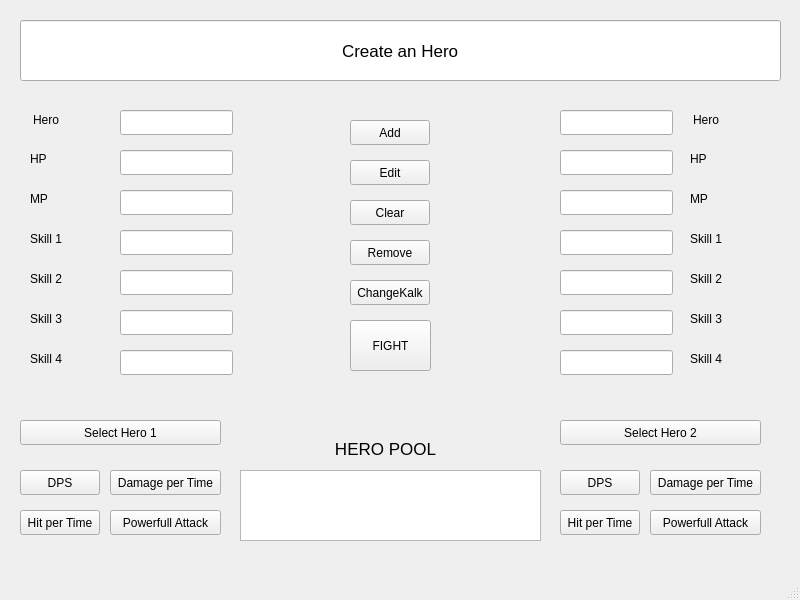
<?xml version="1.0" encoding="UTF-8"?>
<ui version="4.0">
 <class>heroWindow</class>
 <widget class="QMainWindow" name="heroWindow">
  <property name="geometry">
   <rect>
    <x>0</x>
    <y>0</y>
    <width>800</width>
    <height>600</height>
   </rect>
  </property>
  <property name="windowTitle">
   <string>Hero Kalk</string>
  </property>
  <widget class="QWidget" name="centralwidget">
   <widget class="QLabel" name="nameLabel1">
    <property name="geometry">
     <rect>
      <x>33</x>
      <y>110</y>
      <width>51</width>
      <height>20</height>
     </rect>
    </property>
    <property name="text">
     <string>Hero</string>
    </property>
   </widget>
   <widget class="QLabel" name="HPLabel1">
    <property name="geometry">
     <rect>
      <x>30</x>
      <y>150</y>
      <width>54</width>
      <height>17</height>
     </rect>
    </property>
    <property name="text">
     <string>HP</string>
    </property>
   </widget>
   <widget class="QLabel" name="MPLabel1">
    <property name="geometry">
     <rect>
      <x>30</x>
      <y>190</y>
      <width>54</width>
      <height>17</height>
     </rect>
    </property>
    <property name="text">
     <string>MP</string>
    </property>
   </widget>
   <widget class="QLabel" name="skill1Label1">
    <property name="geometry">
     <rect>
      <x>30</x>
      <y>230</y>
      <width>54</width>
      <height>17</height>
     </rect>
    </property>
    <property name="text">
     <string>Skill 1</string>
    </property>
   </widget>
   <widget class="QLabel" name="skill2Label1">
    <property name="geometry">
     <rect>
      <x>30</x>
      <y>270</y>
      <width>54</width>
      <height>17</height>
     </rect>
    </property>
    <property name="text">
     <string>Skill 2</string>
    </property>
   </widget>
   <widget class="QLabel" name="skill3Label1">
    <property name="geometry">
     <rect>
      <x>30</x>
      <y>310</y>
      <width>54</width>
      <height>17</height>
     </rect>
    </property>
    <property name="text">
     <string>Skill 3</string>
    </property>
   </widget>
   <widget class="QLabel" name="skill4Label1">
    <property name="geometry">
     <rect>
      <x>30</x>
      <y>350</y>
      <width>54</width>
      <height>17</height>
     </rect>
    </property>
    <property name="text">
     <string>Skill 4</string>
    </property>
   </widget>
   <widget class="QLineEdit" name="heroLine1">
    <property name="geometry">
     <rect>
      <x>120</x>
      <y>110</y>
      <width>113</width>
      <height>25</height>
     </rect>
    </property>
    <property name="readOnly">
     <bool>true</bool>
    </property>
   </widget>
   <widget class="QLineEdit" name="HPLine1">
    <property name="geometry">
     <rect>
      <x>120</x>
      <y>150</y>
      <width>113</width>
      <height>25</height>
     </rect>
    </property>
    <property name="readOnly">
     <bool>true</bool>
    </property>
   </widget>
   <widget class="QLineEdit" name="MPLine1">
    <property name="geometry">
     <rect>
      <x>120</x>
      <y>190</y>
      <width>113</width>
      <height>25</height>
     </rect>
    </property>
    <property name="readOnly">
     <bool>true</bool>
    </property>
   </widget>
   <widget class="QLineEdit" name="skill1Line1">
    <property name="geometry">
     <rect>
      <x>120</x>
      <y>230</y>
      <width>113</width>
      <height>25</height>
     </rect>
    </property>
    <property name="readOnly">
     <bool>true</bool>
    </property>
   </widget>
   <widget class="QLineEdit" name="skill2Line1">
    <property name="geometry">
     <rect>
      <x>120</x>
      <y>270</y>
      <width>113</width>
      <height>25</height>
     </rect>
    </property>
    <property name="readOnly">
     <bool>true</bool>
    </property>
   </widget>
   <widget class="QLineEdit" name="skill3Line1">
    <property name="geometry">
     <rect>
      <x>120</x>
      <y>310</y>
      <width>113</width>
      <height>25</height>
     </rect>
    </property>
    <property name="readOnly">
     <bool>true</bool>
    </property>
   </widget>
   <widget class="QLineEdit" name="skill4Line1">
    <property name="geometry">
     <rect>
      <x>120</x>
      <y>350</y>
      <width>113</width>
      <height>25</height>
     </rect>
    </property>
    <property name="readOnly">
     <bool>true</bool>
    </property>
   </widget>
   <widget class="QPushButton" name="clearButton">
    <property name="geometry">
     <rect>
      <x>350</x>
      <y>200</y>
      <width>80</width>
      <height>25</height>
     </rect>
    </property>
    <property name="text">
     <string>Clear</string>
    </property>
   </widget>
   <widget class="QPushButton" name="addButton">
    <property name="geometry">
     <rect>
      <x>350</x>
      <y>120</y>
      <width>80</width>
      <height>25</height>
     </rect>
    </property>
    <property name="text">
     <string>Add</string>
    </property>
   </widget>
   <widget class="QPushButton" name="fightButton">
    <property name="geometry">
     <rect>
      <x>350</x>
      <y>320</y>
      <width>81</width>
      <height>51</height>
     </rect>
    </property>
    <property name="text">
     <string>FIGHT</string>
    </property>
   </widget>
   <widget class="QLineEdit" name="heroLine2">
    <property name="geometry">
     <rect>
      <x>560</x>
      <y>110</y>
      <width>113</width>
      <height>25</height>
     </rect>
    </property>
    <property name="readOnly">
     <bool>true</bool>
    </property>
   </widget>
   <widget class="QLineEdit" name="HPLine2">
    <property name="geometry">
     <rect>
      <x>560</x>
      <y>150</y>
      <width>113</width>
      <height>25</height>
     </rect>
    </property>
    <property name="readOnly">
     <bool>true</bool>
    </property>
   </widget>
   <widget class="QLineEdit" name="skill3Line2">
    <property name="geometry">
     <rect>
      <x>560</x>
      <y>310</y>
      <width>113</width>
      <height>25</height>
     </rect>
    </property>
    <property name="readOnly">
     <bool>true</bool>
    </property>
   </widget>
   <widget class="QLineEdit" name="skill4Line2">
    <property name="geometry">
     <rect>
      <x>560</x>
      <y>350</y>
      <width>113</width>
      <height>25</height>
     </rect>
    </property>
    <property name="readOnly">
     <bool>true</bool>
    </property>
   </widget>
   <widget class="QLineEdit" name="MPLine2">
    <property name="geometry">
     <rect>
      <x>560</x>
      <y>190</y>
      <width>113</width>
      <height>25</height>
     </rect>
    </property>
    <property name="readOnly">
     <bool>true</bool>
    </property>
   </widget>
   <widget class="QLineEdit" name="skill1Line2">
    <property name="geometry">
     <rect>
      <x>560</x>
      <y>230</y>
      <width>113</width>
      <height>25</height>
     </rect>
    </property>
    <property name="readOnly">
     <bool>true</bool>
    </property>
   </widget>
   <widget class="QLineEdit" name="skill2Line2">
    <property name="geometry">
     <rect>
      <x>560</x>
      <y>270</y>
      <width>113</width>
      <height>25</height>
     </rect>
    </property>
    <property name="readOnly">
     <bool>true</bool>
    </property>
   </widget>
   <widget class="QLabel" name="skill">
    <property name="geometry">
     <rect>
      <x>690</x>
      <y>230</y>
      <width>54</width>
      <height>17</height>
     </rect>
    </property>
    <property name="text">
     <string>Skill 1</string>
    </property>
   </widget>
   <widget class="QLabel" name="nameLabel2">
    <property name="geometry">
     <rect>
      <x>693</x>
      <y>110</y>
      <width>51</width>
      <height>20</height>
     </rect>
    </property>
    <property name="text">
     <string>Hero</string>
    </property>
   </widget>
   <widget class="QLabel" name="skill2Label2">
    <property name="geometry">
     <rect>
      <x>690</x>
      <y>270</y>
      <width>54</width>
      <height>17</height>
     </rect>
    </property>
    <property name="text">
     <string>Skill 2</string>
    </property>
   </widget>
   <widget class="QLabel" name="skill4Label2">
    <property name="geometry">
     <rect>
      <x>690</x>
      <y>350</y>
      <width>54</width>
      <height>17</height>
     </rect>
    </property>
    <property name="text">
     <string>Skill 4</string>
    </property>
   </widget>
   <widget class="QLabel" name="MPLabel2">
    <property name="geometry">
     <rect>
      <x>690</x>
      <y>190</y>
      <width>54</width>
      <height>17</height>
     </rect>
    </property>
    <property name="text">
     <string>MP</string>
    </property>
   </widget>
   <widget class="QLabel" name="HPLabel2">
    <property name="geometry">
     <rect>
      <x>690</x>
      <y>150</y>
      <width>54</width>
      <height>17</height>
     </rect>
    </property>
    <property name="text">
     <string>HP</string>
    </property>
   </widget>
   <widget class="QLabel" name="skill3Label2">
    <property name="geometry">
     <rect>
      <x>690</x>
      <y>310</y>
      <width>54</width>
      <height>17</height>
     </rect>
    </property>
    <property name="text">
     <string>Skill 3</string>
    </property>
   </widget>
   <widget class="QPushButton" name="selectHero1">
    <property name="geometry">
     <rect>
      <x>20</x>
      <y>420</y>
      <width>201</width>
      <height>25</height>
     </rect>
    </property>
    <property name="text">
     <string>Select Hero 1</string>
    </property>
   </widget>
   <widget class="QPushButton" name="selectHero2">
    <property name="geometry">
     <rect>
      <x>560</x>
      <y>420</y>
      <width>201</width>
      <height>25</height>
     </rect>
    </property>
    <property name="text">
     <string>Select Hero 2</string>
    </property>
   </widget>
   <widget class="QLineEdit" name="displayRes">
    <property name="geometry">
     <rect>
      <x>20</x>
      <y>20</y>
      <width>761</width>
      <height>61</height>
     </rect>
    </property>
    <property name="font">
     <font>
      <pointsize>13</pointsize>
     </font>
    </property>
    <property name="toolTip">
     <string>&lt;html&gt;&lt;head/&gt;&lt;body&gt;&lt;p&gt;&lt;br/&gt;&lt;/p&gt;&lt;p&gt;&lt;br/&gt;&lt;/p&gt;&lt;/body&gt;&lt;/html&gt;</string>
    </property>
    <property name="text">
     <string>Create an Hero</string>
    </property>
    <property name="alignment">
     <set>Qt::AlignCenter</set>
    </property>
    <property name="readOnly">
     <bool>true</bool>
    </property>
   </widget>
   <widget class="QPushButton" name="changeKalkHero">
    <property name="geometry">
     <rect>
      <x>350</x>
      <y>280</y>
      <width>80</width>
      <height>25</height>
     </rect>
    </property>
    <property name="text">
     <string>ChangeKalk</string>
    </property>
   </widget>
   <widget class="QLabel" name="label">
    <property name="geometry">
     <rect>
      <x>305</x>
      <y>439</y>
      <width>161</width>
      <height>20</height>
     </rect>
    </property>
    <property name="font">
     <font>
      <pointsize>13</pointsize>
     </font>
    </property>
    <property name="text">
     <string>HERO POOL</string>
    </property>
    <property name="alignment">
     <set>Qt::AlignCenter</set>
    </property>
   </widget>
   <widget class="QListWidget" name="HList">
    <property name="geometry">
     <rect>
      <x>240</x>
      <y>470</y>
      <width>301</width>
      <height>71</height>
     </rect>
    </property>
   </widget>
   <widget class="QPushButton" name="dpsH1But">
    <property name="geometry">
     <rect>
      <x>20</x>
      <y>470</y>
      <width>80</width>
      <height>25</height>
     </rect>
    </property>
    <property name="text">
     <string>DPS</string>
    </property>
   </widget>
   <widget class="QPushButton" name="htpH1But">
    <property name="geometry">
     <rect>
      <x>20</x>
      <y>510</y>
      <width>80</width>
      <height>25</height>
     </rect>
    </property>
    <property name="text">
     <string>Hit per Time</string>
    </property>
   </widget>
   <widget class="QPushButton" name="dptH1But">
    <property name="geometry">
     <rect>
      <x>110</x>
      <y>470</y>
      <width>111</width>
      <height>25</height>
     </rect>
    </property>
    <property name="text">
     <string>Damage per Time</string>
    </property>
   </widget>
   <widget class="QPushButton" name="htpH1But_2">
    <property name="geometry">
     <rect>
      <x>560</x>
      <y>510</y>
      <width>80</width>
      <height>25</height>
     </rect>
    </property>
    <property name="text">
     <string>Hit per Time</string>
    </property>
   </widget>
   <widget class="QPushButton" name="dptH2But">
    <property name="geometry">
     <rect>
      <x>650</x>
      <y>470</y>
      <width>111</width>
      <height>25</height>
     </rect>
    </property>
    <property name="text">
     <string>Damage per Time</string>
    </property>
   </widget>
   <widget class="QPushButton" name="dpsH2But">
    <property name="geometry">
     <rect>
      <x>560</x>
      <y>470</y>
      <width>80</width>
      <height>25</height>
     </rect>
    </property>
    <property name="text">
     <string>DPS</string>
    </property>
   </widget>
   <widget class="QPushButton" name="editButton">
    <property name="geometry">
     <rect>
      <x>350</x>
      <y>160</y>
      <width>80</width>
      <height>25</height>
     </rect>
    </property>
    <property name="text">
     <string>Edit</string>
    </property>
   </widget>
   <widget class="QPushButton" name="deleteButton">
    <property name="geometry">
     <rect>
      <x>350</x>
      <y>240</y>
      <width>80</width>
      <height>25</height>
     </rect>
    </property>
    <property name="text">
     <string>Remove</string>
    </property>
   </widget>
   <widget class="QPushButton" name="powButton1">
    <property name="geometry">
     <rect>
      <x>110</x>
      <y>510</y>
      <width>111</width>
      <height>25</height>
     </rect>
    </property>
    <property name="text">
     <string>Powerfull Attack</string>
    </property>
   </widget>
   <widget class="QPushButton" name="powBut2">
    <property name="geometry">
     <rect>
      <x>650</x>
      <y>510</y>
      <width>111</width>
      <height>25</height>
     </rect>
    </property>
    <property name="text">
     <string>Powerfull Attack</string>
    </property>
   </widget>
  </widget>
  <widget class="QMenuBar" name="menubar">
   <property name="geometry">
    <rect>
     <x>0</x>
     <y>0</y>
     <width>800</width>
     <height>22</height>
    </rect>
   </property>
  </widget>
  <widget class="QStatusBar" name="statusbar"/>
 </widget>
 <resources/>
 <connections>
  <connection>
   <sender>clearButton</sender>
   <signal>clicked()</signal>
   <receiver>heroLine1</receiver>
   <slot>clear()</slot>
   <hints>
    <hint type="sourcelabel">
     <x>353</x>
     <y>210</y>
    </hint>
    <hint type="destinationlabel">
     <x>208</x>
     <y>136</y>
    </hint>
   </hints>
  </connection>
  <connection>
   <sender>clearButton</sender>
   <signal>clicked()</signal>
   <receiver>HPLine1</receiver>
   <slot>clear()</slot>
   <hints>
    <hint type="sourcelabel">
     <x>339</x>
     <y>199</y>
    </hint>
    <hint type="destinationlabel">
     <x>194</x>
     <y>176</y>
    </hint>
   </hints>
  </connection>
  <connection>
   <sender>clearButton</sender>
   <signal>clicked()</signal>
   <receiver>MPLine1</receiver>
   <slot>clear()</slot>
   <hints>
    <hint type="sourcelabel">
     <x>372</x>
     <y>203</y>
    </hint>
    <hint type="destinationlabel">
     <x>190</x>
     <y>216</y>
    </hint>
   </hints>
  </connection>
  <connection>
   <sender>clearButton</sender>
   <signal>clicked()</signal>
   <receiver>skill1Line1</receiver>
   <slot>clear()</slot>
   <hints>
    <hint type="sourcelabel">
     <x>390</x>
     <y>212</y>
    </hint>
    <hint type="destinationlabel">
     <x>205</x>
     <y>256</y>
    </hint>
   </hints>
  </connection>
  <connection>
   <sender>clearButton</sender>
   <signal>clicked()</signal>
   <receiver>skill2Line1</receiver>
   <slot>clear()</slot>
   <hints>
    <hint type="sourcelabel">
     <x>382</x>
     <y>196</y>
    </hint>
    <hint type="destinationlabel">
     <x>187</x>
     <y>296</y>
    </hint>
   </hints>
  </connection>
  <connection>
   <sender>clearButton</sender>
   <signal>clicked()</signal>
   <receiver>skill3Line1</receiver>
   <slot>clear()</slot>
   <hints>
    <hint type="sourcelabel">
     <x>396</x>
     <y>206</y>
    </hint>
    <hint type="destinationlabel">
     <x>190</x>
     <y>336</y>
    </hint>
   </hints>
  </connection>
  <connection>
   <sender>clearButton</sender>
   <signal>clicked()</signal>
   <receiver>skill4Line1</receiver>
   <slot>clear()</slot>
   <hints>
    <hint type="sourcelabel">
     <x>356</x>
     <y>206</y>
    </hint>
    <hint type="destinationlabel">
     <x>226</x>
     <y>376</y>
    </hint>
   </hints>
  </connection>
  <connection>
   <sender>clearButton</sender>
   <signal>clicked()</signal>
   <receiver>heroLine2</receiver>
   <slot>clear()</slot>
   <hints>
    <hint type="sourcelabel">
     <x>357</x>
     <y>197</y>
    </hint>
    <hint type="destinationlabel">
     <x>565</x>
     <y>136</y>
    </hint>
   </hints>
  </connection>
  <connection>
   <sender>clearButton</sender>
   <signal>clicked()</signal>
   <receiver>HPLine2</receiver>
   <slot>clear()</slot>
   <hints>
    <hint type="sourcelabel">
     <x>406</x>
     <y>204</y>
    </hint>
    <hint type="destinationlabel">
     <x>592</x>
     <y>176</y>
    </hint>
   </hints>
  </connection>
  <connection>
   <sender>clearButton</sender>
   <signal>clicked()</signal>
   <receiver>MPLine2</receiver>
   <slot>clear()</slot>
   <hints>
    <hint type="sourcelabel">
     <x>373</x>
     <y>209</y>
    </hint>
    <hint type="destinationlabel">
     <x>611</x>
     <y>216</y>
    </hint>
   </hints>
  </connection>
  <connection>
   <sender>clearButton</sender>
   <signal>clicked()</signal>
   <receiver>skill1Line2</receiver>
   <slot>clear()</slot>
   <hints>
    <hint type="sourcelabel">
     <x>350</x>
     <y>205</y>
    </hint>
    <hint type="destinationlabel">
     <x>602</x>
     <y>256</y>
    </hint>
   </hints>
  </connection>
  <connection>
   <sender>clearButton</sender>
   <signal>clicked()</signal>
   <receiver>skill2Line2</receiver>
   <slot>clear()</slot>
   <hints>
    <hint type="sourcelabel">
     <x>363</x>
     <y>212</y>
    </hint>
    <hint type="destinationlabel">
     <x>602</x>
     <y>296</y>
    </hint>
   </hints>
  </connection>
  <connection>
   <sender>clearButton</sender>
   <signal>clicked()</signal>
   <receiver>skill3Line2</receiver>
   <slot>clear()</slot>
   <hints>
    <hint type="sourcelabel">
     <x>344</x>
     <y>211</y>
    </hint>
    <hint type="destinationlabel">
     <x>551</x>
     <y>336</y>
    </hint>
   </hints>
  </connection>
  <connection>
   <sender>clearButton</sender>
   <signal>clicked()</signal>
   <receiver>skill4Line2</receiver>
   <slot>clear()</slot>
   <hints>
    <hint type="sourcelabel">
     <x>353</x>
     <y>205</y>
    </hint>
    <hint type="destinationlabel">
     <x>581</x>
     <y>376</y>
    </hint>
   </hints>
  </connection>
  <connection>
   <sender>clearButton</sender>
   <signal>clicked()</signal>
   <receiver>displayRes</receiver>
   <slot>clear()</slot>
   <hints>
    <hint type="sourcelabel">
     <x>346</x>
     <y>204</y>
    </hint>
    <hint type="destinationlabel">
     <x>426</x>
     <y>332</y>
    </hint>
   </hints>
  </connection>
  <connection>
   <sender>HList</sender>
   <signal>itemClicked(QListWidgetItem*)</signal>
   <receiver>heroWindow</receiver>
   <slot>onHItemClicked(QListWidgetItem*)</slot>
   <hints>
    <hint type="sourcelabel">
     <x>436</x>
     <y>546</y>
    </hint>
    <hint type="destinationlabel">
     <x>452</x>
     <y>436</y>
    </hint>
   </hints>
  </connection>
 </connections>
 <slots>
  <slot>onHItemClicked(QListWidgetItem*)</slot>
 </slots>
</ui>
